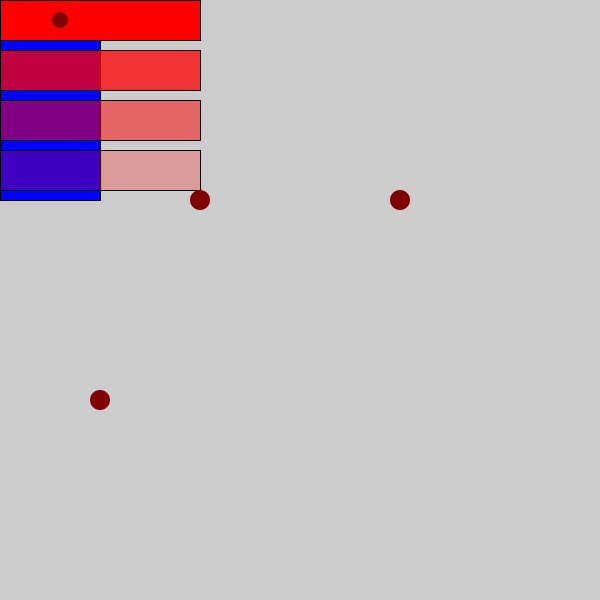
Frame 1 (no input)
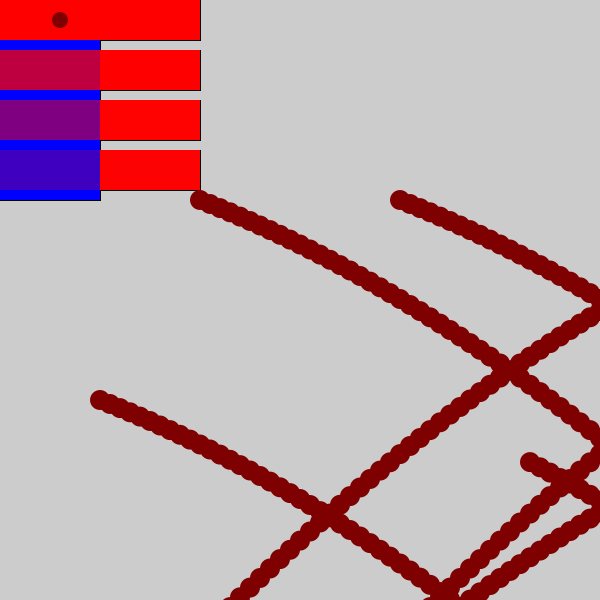
Frame 60 (the mouse pressed at the canvas centre just before this capture)
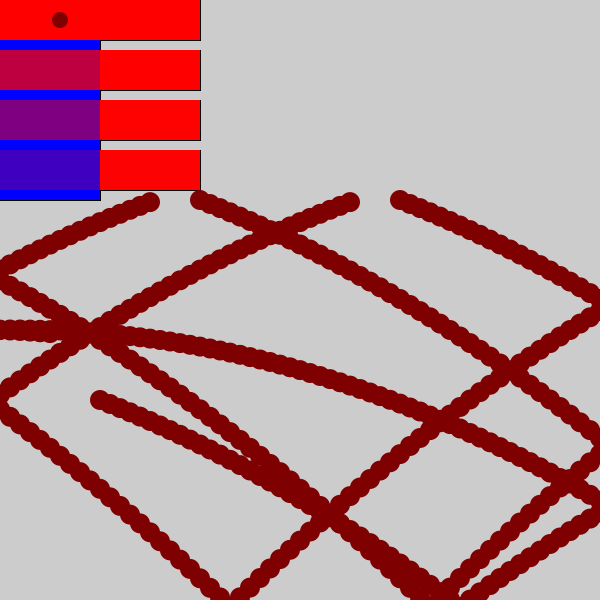
Frame 120 (the mouse held since frame 60 and released just before this capture)

The Processing sketch that drew these frames (run headless with seeded random() and noise(); from frame 60 on, the mouse is pressed at the canvas centre):

// Processing sketch: BouncingBall
// ── BouncingBall.pde
// declare -> initialize -> call functionality


// declare instance
Ball myBall;
Ball myBall2;
Ball myBall3;

void setup() {
  size(600, 600);
  smooth();

  // initialize
  myBall = new Ball(200, 200);
  myBall2 = new Ball(100, 400);
  myBall3 = new Ball(400, 200);
}

void draw() {
  
  // No fourth argument means 100% opacity
  fill(0,0,255);
  rect(0,0,100,200);
  
  // 255 means 100 % opacity
  fill(255,0,0,255);
  rect(0,0,200,40);
  
  // 75 % opacity
  fill(255,0,0,191);
  rect(0,50,200,40);
  
  // 55 % opacity
  fill(255,0,0,127);
  rect(0,100,200,40);
  
  // 25 % opacity
  fill(255,0,0,63);
  rect(0,150,200,40);
  
  
  //objectThree pale red
  fill(127,0,0);
  noStroke();
  ellipse(60,20,16,16);

  // call functionality
  myBall.run();
  myBall2.run();
  myBall3.run();
}


// ── Ball.pde
class Ball {
  // global variable
  float x = 0;
  float y = 0;
  float speedX = 10;
  float speedY = 4;

  // constructor
  Ball(float _x, float _y) {
    x = _x;
    y = _y;
  }

  // method

  void run() {
    display();
    move();
    bounce();
    gravity();
  }

  void move() {
    x += speedX;
    y += speedY;
  }

  void bounce() {
    if (x > width) {
      speedX = speedX * -1;
    }
    if (x < 0) {
      speedX = speedX * -1;
    }
    if (y > height) {
      speedY = speedY * -1;
    }
    if (y < 0) {
      speedY = speedY * -1;
    }
  }
  
  void gravity(){
    speedY += 0.1; 
  }

  void display() {
    ellipse(x, y, 20, 20);
  }
}
